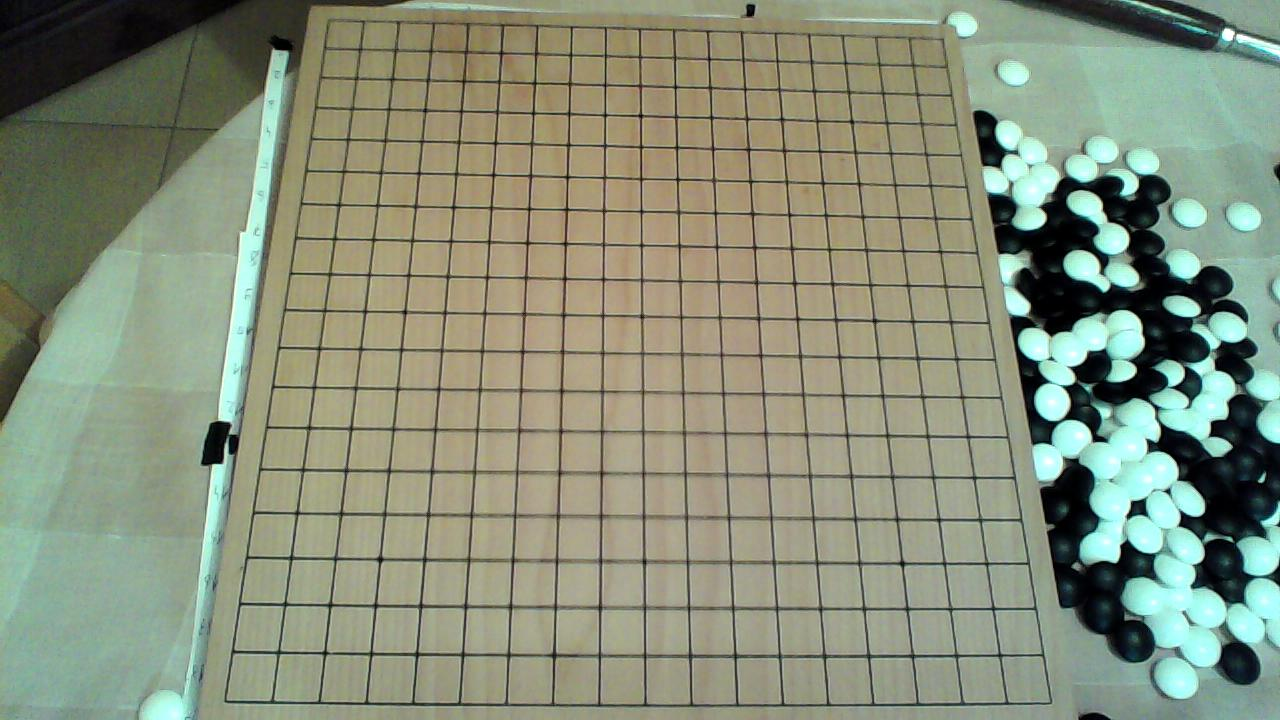
#> input picture HW[6]/LineDetection.jpg, 1280 x 720 px
$ jupyter execute 'HW[6].ipynb'
#> lines starting #> are read from the running program, lines starting #| are printed output that depends on the picture; after the words box and inside, x2 and y2 are one past the last pixel; in counts of white or black regions, pixels touching at a corner belong together
[cell 1]
import numpy as np
import cv2

# Q2
Read `LineDetection.jpg` (the image below)

Use Hough to detect lines.

Note that you should consider the `Threshold`!

Here the threshold is `250`

[cell 2]
#https://www.geeksforgeeks.org/line-detection-python-opencv-houghline-method/#:~:text=The%20Hough%20Transform%20is%20a,or%20distorted%20a%20little%20bit.
import cv2
import numpy as np
import matplotlib.pyplot as plt

img = cv2.imread('LineDetection.jpg')
#> img is the input picture: shape (720, 1280, 3); mean B, G, R 122.6, 143.5, 135.3
gray = cv2.cvtColor(img, cv2.COLOR_BGR2GRAY)
edges = cv2.Canny(gray, 50, 150, apertureSize=3)
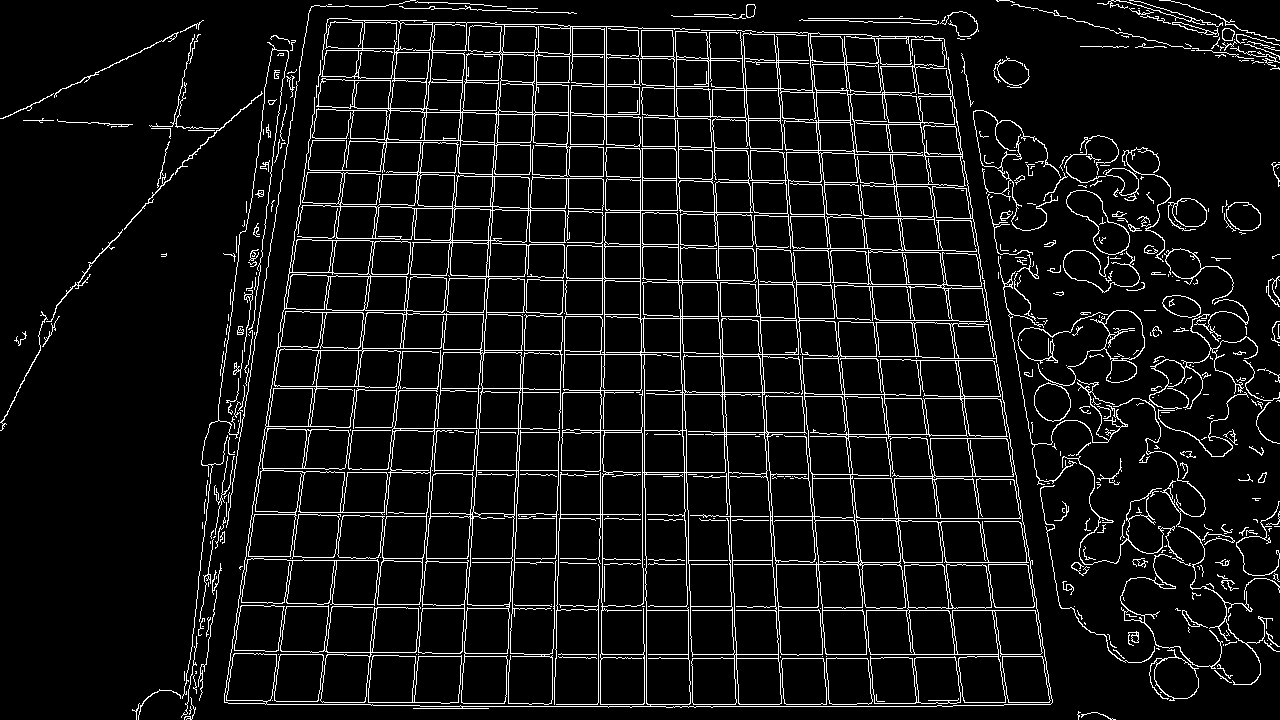
#> edges: shape (720, 1280); 7.7% white in thin lines or dots
lines = cv2.HoughLines(edges, 1, np.pi/180, 250)
#> lines = 84 rows, first 8: [654, 1.57], [341, 1.59], [306, 1.59], [706, 1.57], [610, 1.57], [704, 1.57], [270, 1.59], [379, 1.59]

for r_theta in lines:
    arr = np.array(r_theta[0], dtype=np.float64)
    r, theta = arr
    a = np.cos(theta)
    b = np.sin(theta)
    x0 = a*r
    y0 = b*r
    x1 = int(x0 + 1000*(-b))
    y1 = int(y0 + 1000*(a))
    x2 = int(x0 - 1000*(-b))
    y2 = int(y0 - 1000*(a))
    cv2.line(img, (x1, y1), (x2, y2), (255, 0, 255), 1)
#> this loop made 84 passes
#> (r, theta, a, b, x0, y0, x1, y1) on passes 1 to 12: (654, 1.57, -4.37e-08, 1, -2.86e-05, 654, -1000, 653), (341, 1.59, -0.0175, 1, -5.95, 340.9, -1005, 323), (306, 1.59, -0.0175, 1, -5.34, 306, -1005, 288), (706, 1.57, -4.37e-08, 1, -3.09e-05, 706, -1000, 705), (610, 1.57, -4.37e-08, 1, -2.67e-05, 610, -1000, 609), (704, 1.57, -4.37e-08, 1, -3.08e-05, 704, -1000, 703), (270, 1.59, -0.0175, 1, -4.71, 270, -1004, 252), (379, 1.59, -0.0175, 1, -6.61, 378.9, -1006, 361), (344, 1.59, -0.0175, 1, -6, 343.9, -1005, 326), (304, 1.59, -0.0175, 1, -5.31, 304, -1005, 286), (7, 1.61, -0.0349, 0.999, -0.244, 7, -999, -27), (564, 1.57, -4.37e-08, 1, -2.47e-05, 564, -1000, 563)
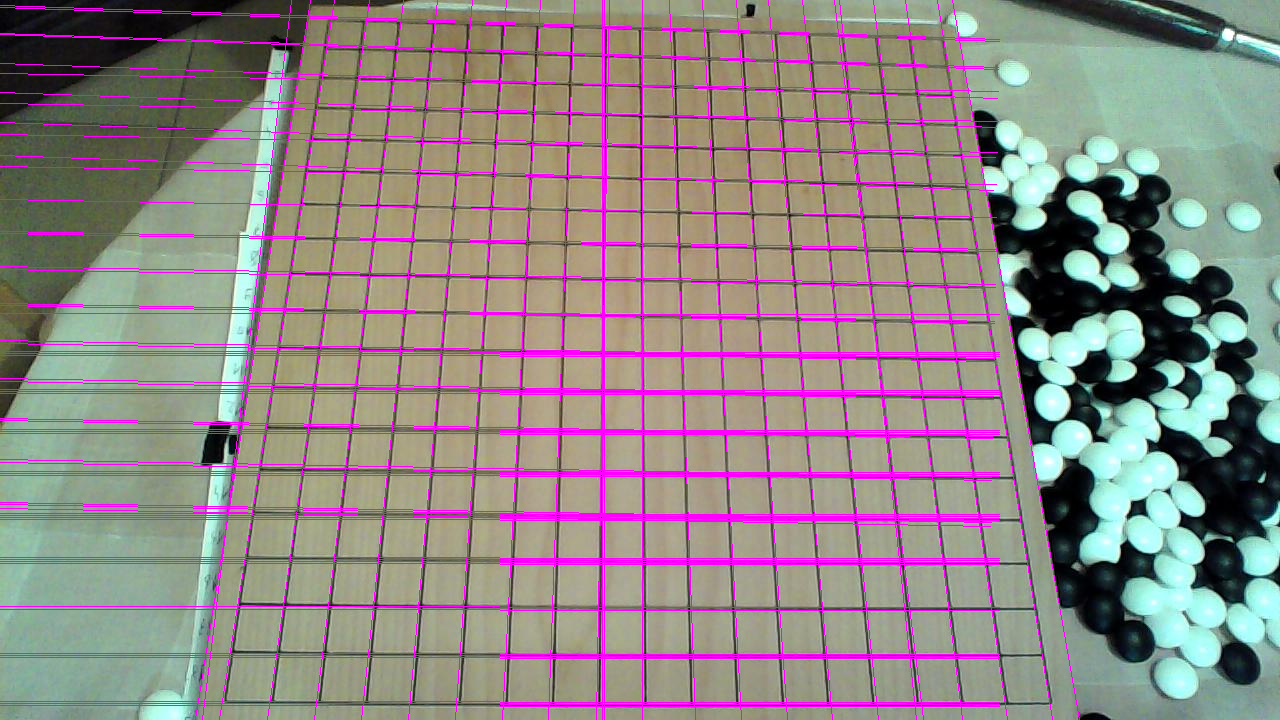
#> img: shape (720, 1280, 3); 7.91% of pixels changed, all inside (x1, y1, x2, y2) = (0, 0, 1080, 720)
plt.imshow(img)
cv2.imwrite('linesDetected.jpg', img)
#> Out = True

Here is a sample output:

Now use *Probabilistic Hough Transform*. then, apply it to this picture.

[cell 3]
#TODO

import cv2
import numpy as np
import matplotlib.pyplot as plt


image = cv2.imread('LineDetection.jpg')
blank_image = np.zeros((image.shape[0],image.shape[1],3), np.uint8)
gray = cv2.cvtColor(image,cv2.COLOR_BGR2GRAY)
edges = cv2.Canny(gray,150,150,apertureSize=3)
#> edges: shape (720, 1280); 7% white in thin lines or dots

lines_list =[]
lines = cv2.HoughLinesP(edges, 1, np.pi/360,threshold=140,minLineLength=5, maxLineGap=15)
#> lines = 230 rows, first 6: [705, 16, 735, 706], [838, 18, 917, 706], [668, 515, 859, 517], [524, 654, 1044, 654], [723, 354, 762, 355], [807, 32, 872, 706]

for points in lines:
    x1,y1,x2,y2=points[0]
    cv2.line(image,(x1,y1),(x2,y2),(0,255,0),1)
    cv2.line(blank_image,(x1,y1),(x2,y2),(0,255,0),1)
    lines_list.append([(x1,y1),(x2,y2)])
#> this loop made 230 passes
#> points on passes 11 to 13: [[643, 148, 778, 151]], [[587, 559, 861, 561]], [[435, 656, 782, 659]]
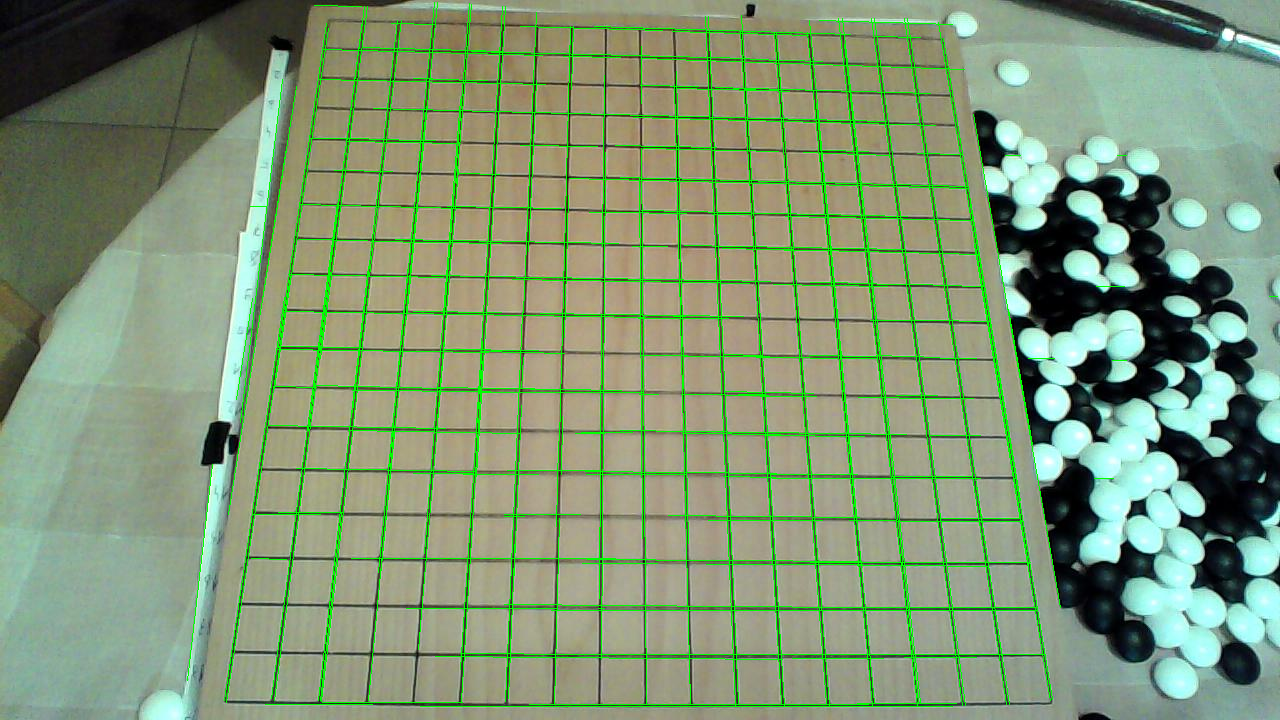
#> image: shape (720, 1280, 3); 5.03% of pixels changed, all inside (x1, y1, x2, y2) = (187, 2, 1278, 707)

plt.imshow(blank_image)
cv2.imwrite('linesDetected_Probabilistic.jpg', image)
#> Out = True

Here is a sample output (Not the best one):

Note that you should find the optimum amount of parameters which are used in this algorithm.

[cell 4]
plt.imshow(img)

# Q3

What does this cell of code do? Explain the algorithm.

Then Compare it with the results of the previous part.

[cell 5]
img = cv2.imread("LineDetection.jpg",0)
#> img: shape (720, 1280); min 0, max 255, mean 138.7
imgcolorous = cv2.imread('LineDetection.jpg')
UNKNOWN = cv2.createLineSegmentDetector(0)
lines = UNKNOWN.detect(img)[0]
drawn_img = UNKNOWN.drawSegments(imgcolorous,lines)
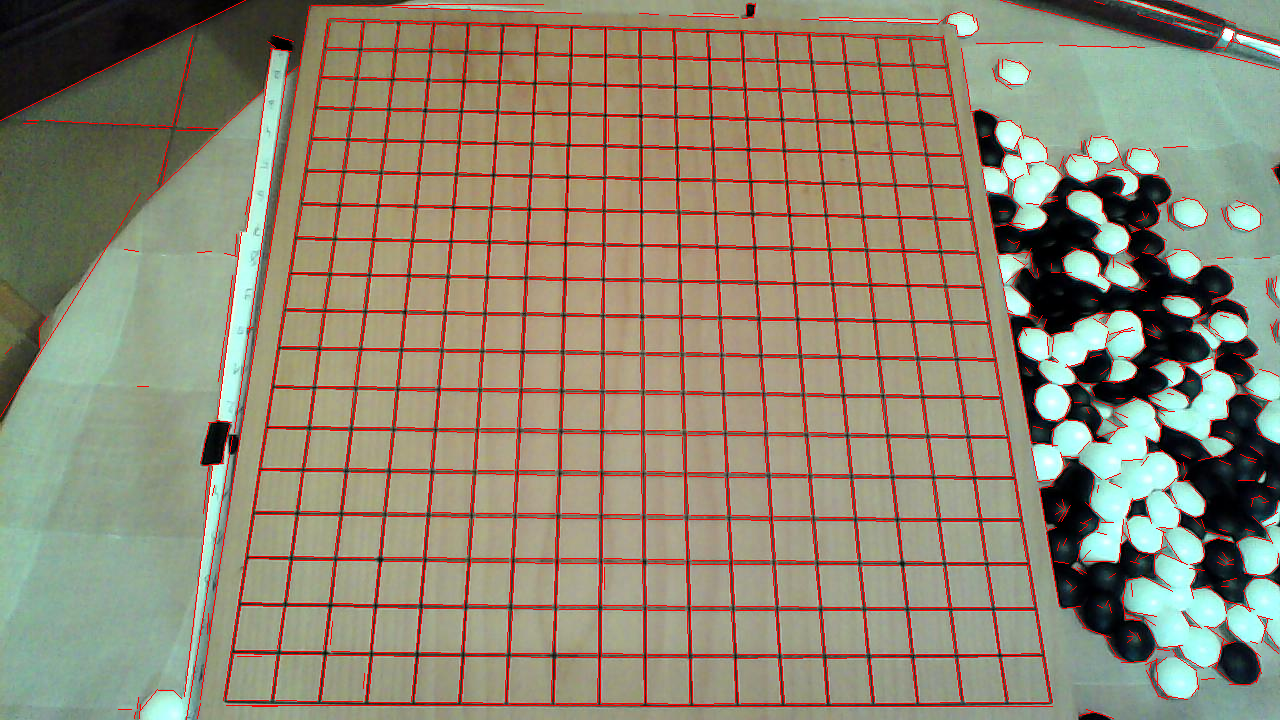
#> drawn_img: shape (720, 1280, 3); mean B, G, R 115.2, 135, 143.6
plt.imshow(drawn_img)
